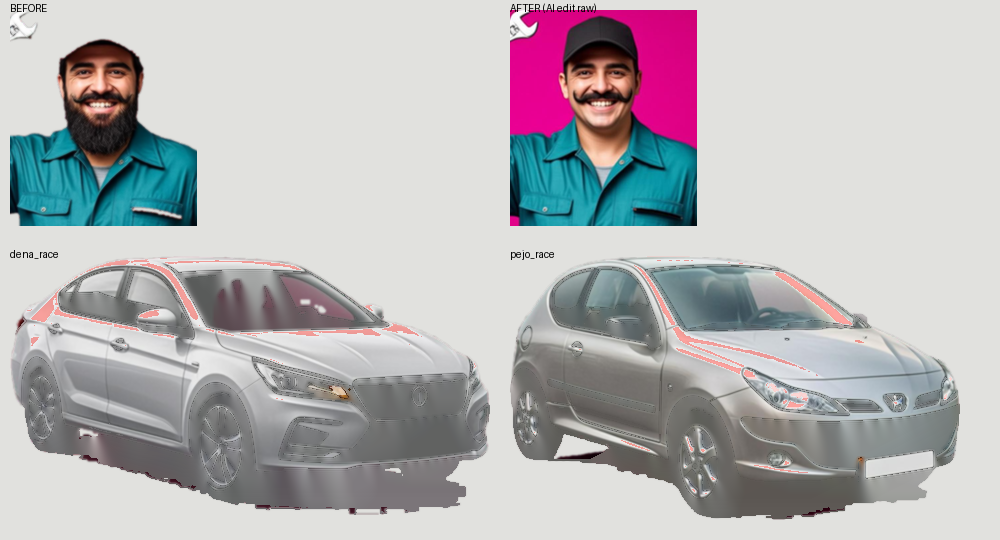

Reproduce this figure in Python.
#!/usr/bin/env python3
# -*- coding: utf-8 -*-
"""برگه QC: مقایسه سر استاد قبل/بعد + ماشین‌های مسابقه‌ای قرمز جدید"""
from PIL import Image, ImageDraw, ImageFont

S = "/home/z/my-project/scripts"
A = "/home/z/my-project/game/assets/sprites"

orig = Image.open(f"{S}/ustad_backup_v1.png").convert("RGBA")
raw = Image.open(f"{S}/ustad_edit_raw.png").convert("RGBA")
W, H = orig.size
print("ustad original:", orig.size)
raw = raw.resize((W, H), Image.LANCZOS)

# بُرش ناحیه سر (بالا-وسط) برای مقایسه
hx0, hy0, hx1, hy1 = int(W*0.25), 0, int(W*0.80), int(H*0.62)
head_o = orig.crop((hx0, hy0, hx1, hy1))
head_e = raw.crop((hx0, hy0, hx1, hy1))

dena = Image.open(f"{A}/dena_race_side.png").convert("RGBA")
pejo = Image.open(f"{A}/pejo_race_side.png").convert("RGBA")

# بوم خاکستری روشن (آلفای خودروها/استاد دیده شود)
cell_w = max(head_o.width, head_e.width, dena.width, pejo.width) + 20
row1_h = head_o.height + 30
row2_h = max(dena.height, pejo.height) + 30
sheet = Image.new("RGB", (cell_w*2, row1_h + row2_h), (225, 225, 222))
sheet.paste(head_o, (10, 10), head_o)
sheet.paste(head_e, (cell_w + 10, 10), head_e)
sheet.paste(dena, (10, row1_h + 10), dena)
sheet.paste(pejo, (cell_w + 10, row1_h + 10), pejo)
d = ImageDraw.Draw(sheet)
d.text((10, 2), "BEFORE", fill=(0,0,0))
d.text((cell_w+10, 2), "AFTER (AI edit raw)", fill=(0,0,0))
d.text((10, row1_h+2), "dena_race", fill=(0,0,0))
d.text((cell_w+10, row1_h+2), "pejo_race", fill=(0,0,0))
sheet.save(f"{S}/qc_sheet1.png")
print("saved qc_sheet1.png", sheet.size)
